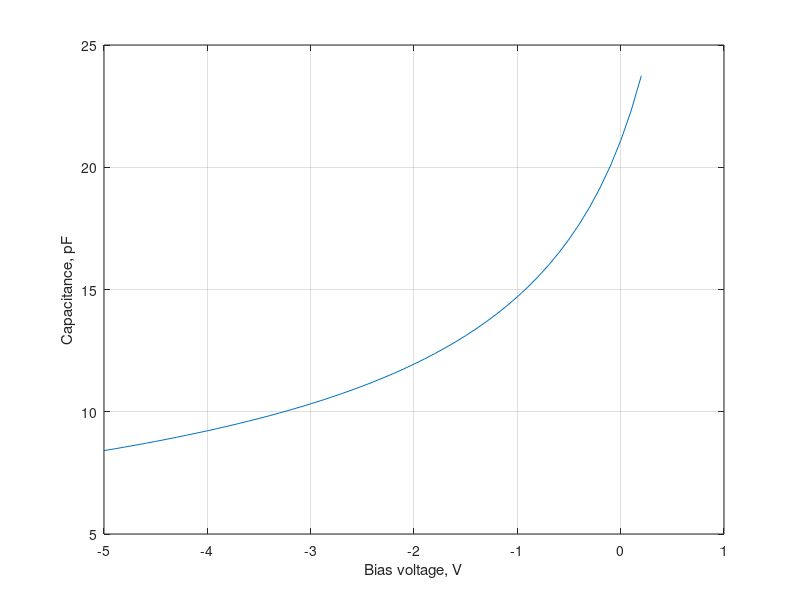

The MATLAB source for this figure:
clear all
%   SYNTAX
%   script02_junction_capacitance
%   DESCRIPTION
%   Junction capacitance/stored charge for a biased abrupt Si pn-junction
%
%   Low-Frequency Electromagnetic Modeling for Electrical and Biological
%   Systems Using MATLAB, Sergey N. Makarov, Gregory M. Noetscher, and Ara
%   Nazarian, Wiley, New York, 2105, 1st ed.

k       = 1.38066e-23;          %   Boltzmann constant [J/K]
q       = 1.60218e-19;          %   electron charge [C]
T       = 273+25;               %   temperature [K]
VT      = k*T/q;                %   thermal voltage at 300 K [V]
ni      = 1e10;
V       = [-5:0.1:0.2];
ND0             = 1.0e18;     
NA0             = 1.0e18;
Vbi             = VT*log(NA0*ND0/ni^2)
eps     = 1.05e-12;             %   dielectric constant of silicon [F/cm]  
A       = 1e-4;
W       = sqrt(2*eps/q*(ND0+NA0)/(ND0*NA0)*(Vbi-V));
C       = eps*A./W*1e12;        %   junction capacitance, pF
Q       = sqrt(2*eps*q*(ND0*NA0)/(ND0+NA0)*(Vbi-V));
plot(V, C); grid on;
xlabel('Bias voltage, V'); ylabel('Capacitance, pF')

